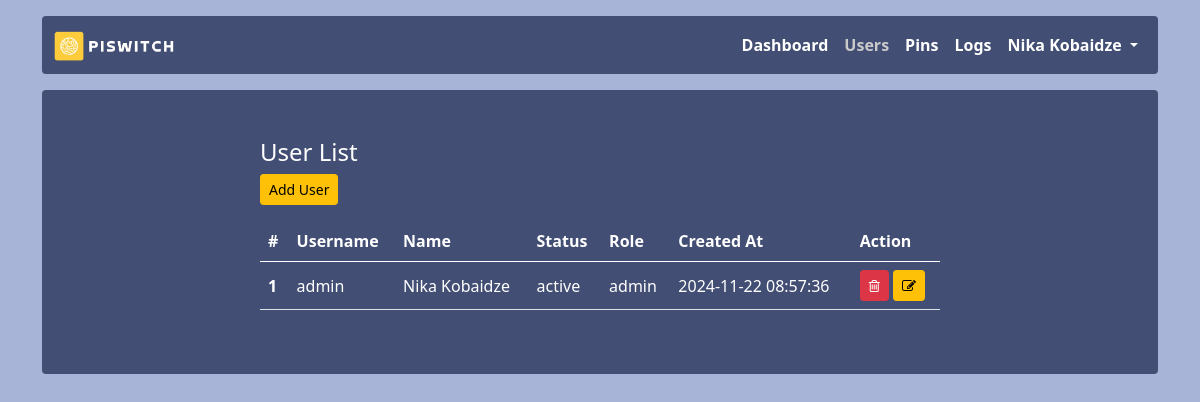
The app's page /users (signed in) with its own data.
### app.py (models this page shows, shortened)
class Users(db.Model):
    id = db.Column(db.Integer, primary_key = True)
    username = db.Column(db.String(255))
    name = db.Column(db.String(255))
    password = db.Column(db.String(255))
    role = db.Column(db.String(20))
    status = db.Column(db.String(20))
    created_at = db.Column(db.DateTime, default=datetime.utcnow())

### app.py (the view)
@app.route('/users')
@login_required
@check_admin
def users():
    users = Users.query.all()
    return render_template('users/users.html', users=users)

### app.py (called while the page is built)
def login_required(f):
    @wraps(f)
    def decorated_function(*args, **kwargs):
        if session.get("user_id") is None:
            return redirect("/login")
        return f(*args, **kwargs)
    return decorated_function

def check_admin(f):
    @wraps(f)
    def decorated_function(*args, **kwargs):
        if session.get("role") != 'admin':
            return redirect("/")
        return f(*args, **kwargs)
    return decorated_function

### templates/users/users.html (shortened to what this page needs)
{% extends 'layout.html' %}
{% block content %}
<h4>User List</h4>
<a href="{{ url_for('add_user') }}" class="btn btn-warning btn-sm">Add User</a>
<table class="table mt-3">
    <thead>
        <tr>
            <th scope="col">#</th>
            <th scope="col">Username</th>
            <th scope="col">Name</th>
            <th scope="col">Status</th>
            <th scope="col">Role</th>
            <th scope="col">Created At</th>
            <th scope="col">Action</th>
        </tr>
    </thead>
    <tbody>
        {% for user in users %}
            <tr>
                <th scope="row">{{ user.id }}</th>
                <td>{{ user.username }}</td>
                <td>{{ user.name }}</td>
                <td>{{ user.status }}</td>
                <td>{{ user.role }}</td>
                <td>{{ user.created_at.strftime("%Y-%m-%d %H:%M:%S") }}</td>
                <td>
                    <button type="button" id="{{user.id}}" onclick="getId(this)" class="btn btn-sm btn-danger" data-bs-toggle="modal" data-bs-target="#delete-user">
                        <i class="fa fa-trash-o" aria-hidden="true"></i>
                    </button>
                    <a href="{{ url_for('edit_user', id=user.id) }}" class="btn btn-sm btn-warning">
                        <i class="fa fa-edit" aria-hidden="true"></i>
                    </a>
                </td>
            </tr>
        {% endfor %}
    </tbody>
</table>
{% endblock %}

### templates/layout.html (shortened to what this page needs)
<!DOCTYPE html>
<html lang="en">
    <head>
        <link href="{{ url_for('static', filename='assets/dist/css/bootstrap.min.css') }}" rel="stylesheet" />
        <link href="{{ url_for('static', filename='css/style.css') }}" rel="stylesheet" />
        <link rel="stylesheet" href="{{ url_for('static', filename='css/font-awesome.css') }}">
    </head>
    <body>
        <main>
            <div class="container">
                <nav class="navbar navbar-expand-lg navbar-light bg-light rounded mt-3 color" aria-label="Eleventh navbar example">
                    <div class="container-fluid">
                        <a class="navbar-brand" href="{{ url_for('index') }}">
                            <img src="{{ url_for('static', filename='img/logo.png') }}" alt="PiSwitch" height="30px" />
                        </a>
                        <div class="collapse navbar-collapse" id="navbarsExample09">
                            <ul class="navbar-nav ms-auto mb-2 mb-lg-0">
                                <li class="nav-item">
                                    <a class="nav-link {% if request.path == url_for('index') %}active{% endif %}" aria-current="page" href="{{ url_for('index') }}">Dashboard</a>
                                </li>
                                {% if session['role'] == 'admin'%}
                                    <li class="nav-item">
                                        <a class="nav-link {% if request.path == url_for('users') %}active{% endif %}"  href="{{ url_for('users') }}">Users</a>
                                    </li>
                                    <li class="nav-item">
                                        <a class="nav-link {% if request.path == url_for('pins') %}active{% endif %}" href="{{ url_for('pins') }}">Pins</a>
                                    </li>
                                {%endif%}
                                <li class="nav-item">
                                    <a class="nav-link {% if request.path == url_for('logs') %}active{% endif %}" href="{{ url_for('logs') }}">Logs</a>
                                </li>
                                <li class="nav-item dropdown">
                                    <a class="nav-link dropdown-toggle" href="#" id="dropdown09" data-bs-toggle="dropdown" aria-expanded="false">
                                        {{ session.name }}
                                    </a>
                                </li>
                            </ul>
                        </div>
                    </div>
                </nav>
                <div class="mt-3">
                    <div class="bg-light p-5 rounded color">
                        <div class="col-sm-8 mx-auto">{% block content %}{% endblock %}</div>
                    </div>
                </div>
            </div>
        </main>
    </body>
</html>

### static/css/style.css (style rules this page uses)
body { background-color: #a7b3d7; color: #fff !important; }
.color { background-color: #424e73 !important; color: #fff !important; }
.table { color: #fff !important; }
.navbar-light .navbar-nav .nav-link { color: #fff; font-weight: 600; }
.navbar-light .navbar-nav .nav-link.active, .navbar-light .navbar-nav .show>.nav-link { color: #fff; }
.navbar-light .navbar-nav .nav-link.active, .navbar-light .navbar-nav .show>.nav-link { color: #cacaca }
.table>tbody>tr>th, .table>tbody>tr>td { vertical-align: middle; }

### records on screen
Users: name "Nika Kobaidze", id "1", username "admin", status "active", role "admin", created_at "2024-11-22 08:57:36"
